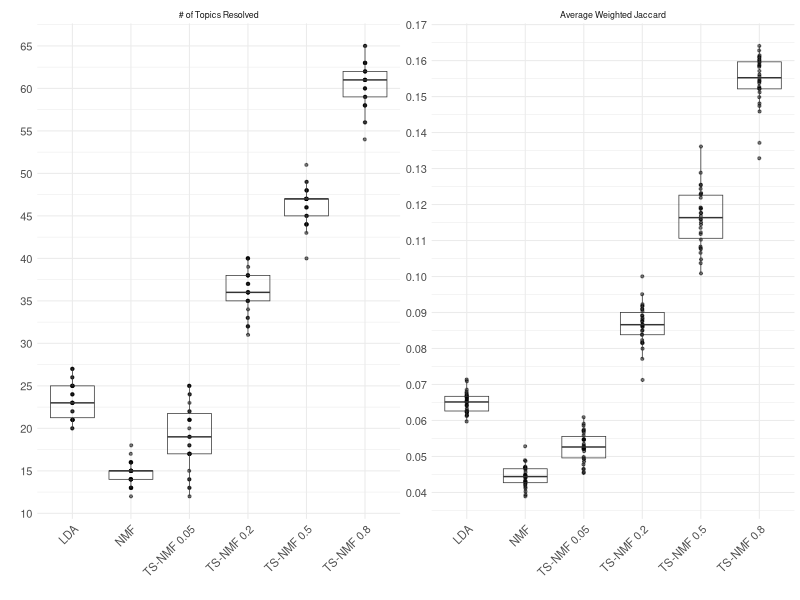
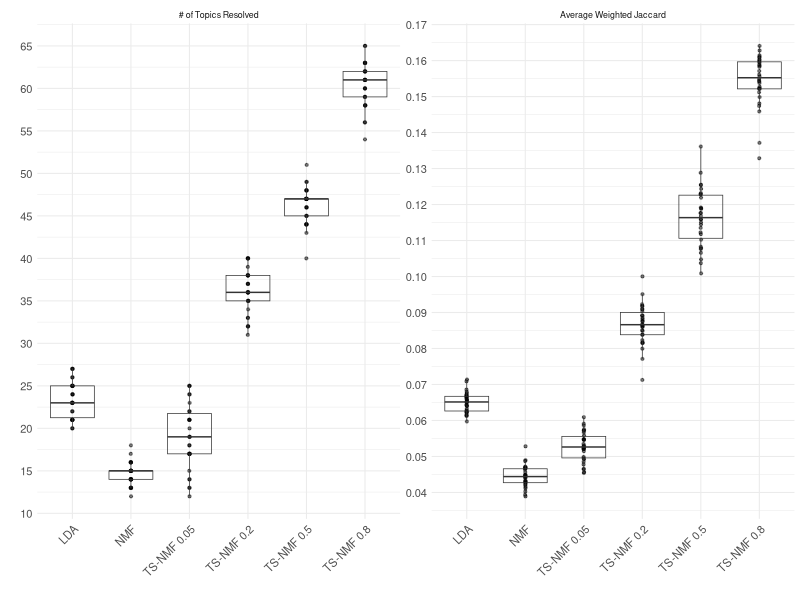

R code for these plots, in order:
library(tidyr)
library(dplyr)
library(ggplot2)
library(ggthemes)
library(gridExtra)

# Data import
df_lda = read.csv('results/reuters_lda.csv') %>%
  select(2:4) %>%
  mutate(method='LDA')

df_nmf = read.csv('results/reuters_nmf.csv') %>%
  select(2:4) %>%
  mutate(method='NMF')

df_tsnmf = read.csv('results/reuters_wsnmf_large.csv') %>%
  select(2:6)

df_tsnmf_05 <- df_tsnmf %>%
  filter(supervision==0.05) %>%
  select(one_of(c('avg_similarity','n_topics_resolved','rep'))) %>%
  mutate(method='TS-NMF 0.05')

df_tsnmf_20 <- df_tsnmf %>%
  filter(supervision==0.20) %>%
  select(one_of(c('avg_similarity','n_topics_resolved','rep'))) %>%
  mutate(method='TS-NMF 0.2')

df_tsnmf_50 <- df_tsnmf %>%
  filter(supervision==0.50) %>%
  select(one_of(c('avg_similarity','n_topics_resolved','rep'))) %>%
  mutate(method='TS-NMF 0.5')

df_tsnmf_80 <- df_tsnmf %>%
  filter(supervision==0.80) %>%
  select(one_of(c('avg_similarity','n_topics_resolved','rep'))) %>%
  mutate(method='TS-NMF 0.8')
  
df <- rbind(df_lda,df_nmf,df_tsnmf_05, df_tsnmf_20,df_tsnmf_50,df_tsnmf_80) %>%
  gather('ScoreType', 'Score',1:2) %>%
  mutate(ScoreType = ifelse(ScoreType=="avg_similarity", "Average Weighted Jaccard", "# of Topics Resolved"))

# Helpful plotting functions and data
number_ticks <- function(n) {
  function(limits) {
    pretty(limits, n)
  }
}

# Plots

textsize <- 8

p1 <- df %>%
  ggplot(aes(x=method, y=Score)) +
  facet_wrap(~ScoreType, scales="free") +
  geom_jitter(size=0.75, width=0.005, alpha=.5) +
  geom_boxplot(aes(group=method), 
               position = "identity",
               alpha=0.0,
               outlier.shape=NA,
               lwd=.25) +
  theme_minimal(base_size = textsize) +
  labs(x='', y='') +
  scale_y_continuous(breaks=number_ticks(10)) + 
  theme(strip.text.y = element_text(size = textsize),
        axis.text=element_text(size=textsize),
        axis.text.x = element_text(angle = 45, hjust = 1))
p1

ggsave('results/comparemodels.png', p1)
